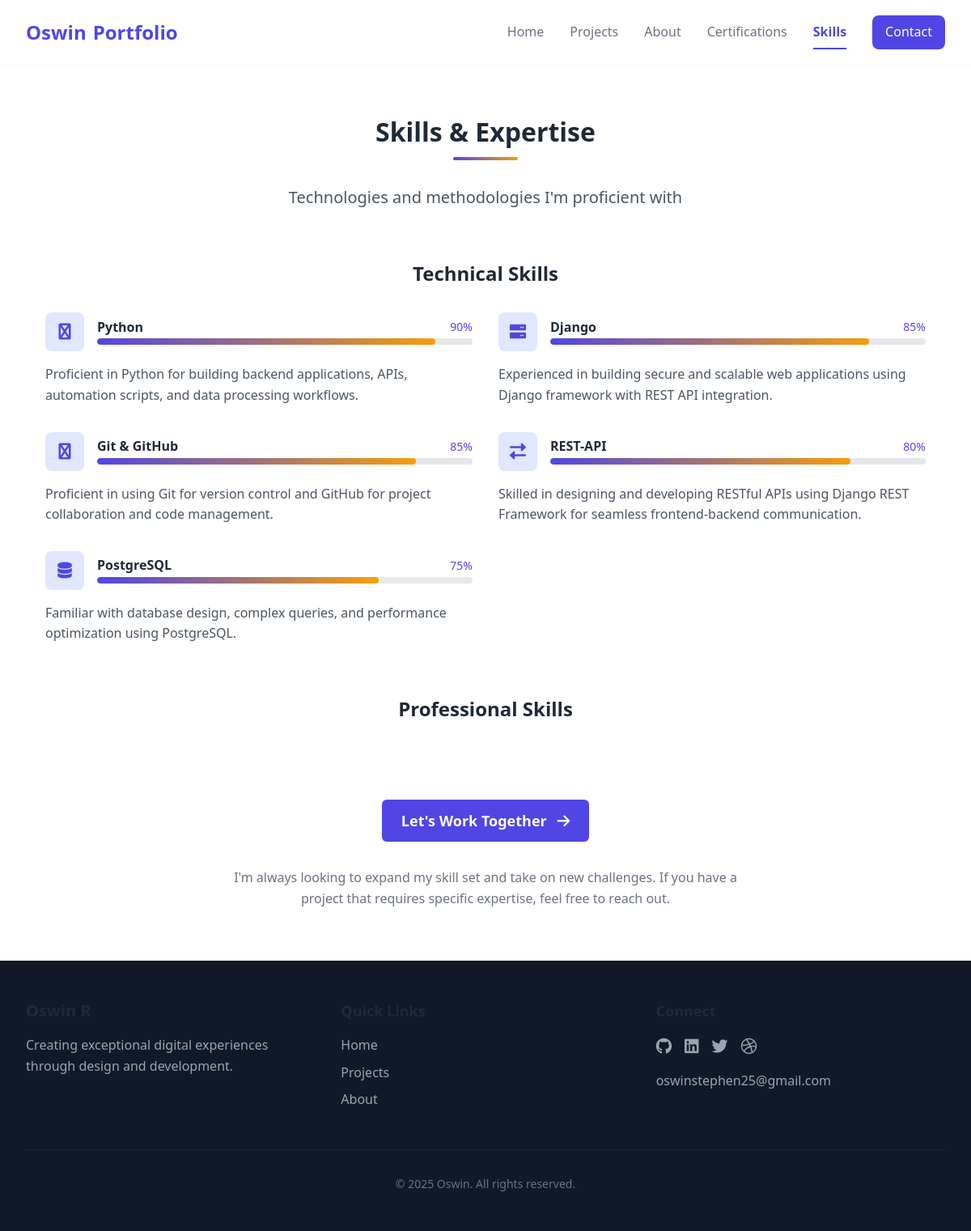
Screenshot of /expertise/ with the database file from the repository.
### portfolio_app/models.py (models this page shows, shortened)
class Skill(models.Model):
    title = models.CharField(max_length=100)
    description = models.TextField(blank=True)
    percentage = models.IntegerField(
        help_text="Skill percentage (0-100)",
        validators=[MinValueValidator(0), MaxValueValidator(100)]
    )
    icon = models.CharField(
        max_length=50,
        default='fas fa-star',
        help_text="Font Awesome icon class (e.g., 'fas fa-code')"
    )
    is_technical = models.BooleanField(default=True)
    order = models.PositiveIntegerField(default=0)
    created_at = models.DateTimeField(auto_now_add=True)
    class Meta:
        ordering = ['order', '-percentage']
        verbose_name_plural = "Skills"

### portfolio_app/views.py (the view)
# urls.py: path('expertise/', expertise_view, name='expertise'),
def expertise_view(request):
    skills = Skill.objects.all()
    return render(request, 'expertise.html', {'skills': skills})

### portfolio_app/templates/expertise.html (shortened to what this page needs)
{% extends 'base.html' %}
{% block content %}
<section class="py-16 bg-white">
    <div class="max-w-6xl mx-auto px-4 sm:px-6 lg:px-8">
        <div class="text-center mb-16">
            <h2 class="section-title">Skills & Expertise</h2>
            <p class="text-xl text-gray-600 max-w-2xl mx-auto">
                Technologies and methodologies I'm proficient with
            </p>
        </div>
        <div class="mb-16">
            <h3 class="text-2xl font-bold mb-8 text-center">Technical Skills</h3>
            <div class="grid md:grid-cols-2 gap-8">
                {% for skill in skills %}
                {% if skill.is_technical %}
                <div class="skill-card animate-on-scroll" style="animation-delay: {{ forloop.counter0|add:1 }}00ms">
                    <div class="flex items-center mb-4">
                        <div class="w-12 h-12 bg-indigo-100 rounded-lg flex items-center justify-center mr-4">
                            <i class="{{ skill.icon }} text-indigo-600 text-xl"></i>
                        </div>
                        <div class="flex-grow">
                            <div class="flex justify-between items-center mb-1">
                                <h4 class="font-bold">{{ skill.title }}</h4>
                                <span class="text-sm font-medium text-indigo-600">{{ skill.percentage }}%</span>
                            </div>
                            <div class="skill-bar">
                                <div class="skill-progress" style="width: {{ skill.percentage }}%"></div>
                            </div>
                        </div>
                    </div>
                    <p class="text-gray-600">{{ skill.description }}</p>
                </div>
                {% endif %}
                {% endfor %}
            </div>
        </div>
        <div>
            <h3 class="text-2xl font-bold mb-8 text-center">Professional Skills</h3>
        </div>
        <div class="mt-16 text-center">
            <a href="{% url 'contact' %}" class="btn btn-primary inline-block px-8 py-4 text-lg">
                Let's Work Together <i class="fas fa-arrow-right ml-2"></i>
            </a>
            <div class="mt-8 text-gray-500 max-w-2xl mx-auto">
                <p>I'm always looking to expand my skill set and take on new challenges. If you have a project that requires specific expertise, feel free to reach out.</p>
            </div>
        </div>
    </div>
</section>
{% endblock %}

### portfolio_app/templates/base.html (shortened to what this page needs)
{% load static %}
<!DOCTYPE html>
<html lang="en" class="scroll-smooth">
<head>
    <link href="https://cdn.jsdelivr.net/npm/tailwindcss@2.2.19/dist/tailwind.min.css" rel="stylesheet">
    <link rel="stylesheet" href="https://cdnjs.cloudflare.com/ajax/libs/font-awesome/6.0.0-beta3/css/all.min.css">
    <link rel="stylesheet" href="{% static 'css/main.css' %}">
</head>
<body class="font-sans bg-gray-50 text-gray-800 antialiased">
    <nav class="bg-white shadow-sm fixed w-full z-50 backdrop-blur-sm bg-opacity-90">
        <div class="max-w-7xl mx-auto px-4 sm:px-6 lg:px-8">
            <div class="flex justify-between h-20 items-center">
                <div class="flex items-center">
                    <a href="{% url 'home' %}" class="text-2xl font-bold text-indigo-600 flex items-center">
                        <span class="mr-2">Oswin</span>
                        <span class="hidden sm:inline">Portfolio</span>
                    </a>
                </div>
                <div class="hidden md:flex items-center space-x-8">
                    <a href="{% url 'home' %}" class="nav-link {% if request.path == '/' %}active{% endif %}">Home</a>
                    <a href="{% url 'projects' %}" class="nav-link {% if request.path == '/projects/' %}active{% endif %}">Projects</a>
                    <a href="{% url 'about' %}" class="nav-link {% if request.path == '/about/' %}active{% endif %}">About</a>
                    <a href="{% url 'certifications' %}" class="nav-link {% if request.path == '/certifications/' %}active{% endif %}">Certifications</a>
                    <a href="{% url 'expertise' %}" class="nav-link {% if request.path == '/expertise/' %}active{% endif %}">Skills</a>
                    <a href="{% url 'contact' %}" class="bg-indigo-600 text-white px-4 py-2 rounded-lg hover:bg-indigo-700 transition-colors">Contact</a>
                </div>
            </div>
        </div>
    </nav>
    <main class="pt-20 min-h-screen">
        {% block content %}{% endblock %}
    </main>
    <footer class="bg-gray-900 text-white py-12">
        <div class="max-w-7xl mx-auto px-4 sm:px-6 lg:px-8">
            <div class="grid grid-cols-1 md:grid-cols-3 gap-8">
                <div>
                    <h3 class="text-xl font-bold mb-4">Oswin R</h3>
                    <p class="text-gray-400">Creating exceptional digital experiences through design and development.</p>
                </div>
                <div>
                    <h3 class="text-lg font-semibold mb-4">Quick Links</h3>
                    <ul class="space-y-2">
                        <li><a href="{% url 'home' %}" class="text-gray-400 hover:text-white transition-colors">Home</a></li>
                        <li><a href="{% url 'projects' %}" class="text-gray-400 hover:text-white transition-colors">Projects</a></li>
                        <li><a href="{% url 'about' %}" class="text-gray-400 hover:text-white transition-colors">About</a></li>
                    </ul>
                </div>
                <div>
                    <h3 class="text-lg font-semibold mb-4">Connect</h3>
                    <div class="flex space-x-4">
                        <a href="#" class="text-gray-400 hover:text-white transition-colors text-xl"><i class="fab fa-github"></i></a>
                        <a href="#" class="text-gray-400 hover:text-white transition-colors text-xl"><i class="fab fa-linkedin"></i></a>
                        <a href="#" class="text-gray-400 hover:text-white transition-colors text-xl"><i class="fab fa-twitter"></i></a>
                        <a href="#" class="text-gray-400 hover:text-white transition-colors text-xl"><i class="fab fa-dribbble"></i></a>
                    </div>
                    <p class="mt-4 text-gray-400">oswinstephen25@gmail.com</p>
                </div>
            </div>
            <div class="mt-12 pt-8 border-t border-gray-800 text-center text-gray-500 text-sm">
                <p>&copy; 2025 Oswin. All rights reserved.</p>
            </div>
        </div>
    </footer>
</body>
</html>

### portfolio_app/static/css/main.css (style rules this page uses)
:root { --primary: #4f46e5; --primary-dark: #4338ca; --secondary: #f59e0b; --dark: #1f2937; --light: #f9fafb; --gray: #6b7280; }
body { font-family: 'Inter', sans-serif; scroll-behavior: smooth; line-height: 1.6; }
h1, h2, h3, h4, h5, h6 { font-weight: 700; line-height: 1.2; color: var(--dark); }
h2 { font-size: 2rem; }
h3 { font-size: 1.5rem; }
.nav-link { position: relative; padding: 0.5rem 0; color: var(--gray); transition: color 0.3s ease; }
.nav-link.active { color: var(--primary); font-weight: 600; }
.nav-link.active::after { content: ''; position: absolute; bottom: 0; left: 0; width: 100%; height: 2px; background-color: var(--primary); }
.btn { display: inline-block; padding: 0.75rem 1.5rem; border-radius: 0.375rem; font-weight: 600; text-align: center; transition: all 0.3s ease; }
.btn-primary { background-color: var(--primary); color: white; }
.animate-fade { animation: fadeIn 0.6s ease-out forwards; }
.animate-slide-up { animation: slideUp 0.6s ease-out forwards; }
.section-title { position: relative; margin-bottom: 3rem; text-align: center; }
.section-title::after { content: ''; position: absolute; bottom: -1rem; left: 50%; transform: translateX(-50%); width: 80px; height: 4px; background: linear-gradient(90deg, var(--primary) 0%, var(--secondary) 100%); border-radius: 2px; }
.skill-bar { height: 8px; background-color: #e5e7eb; border-radius: 4px; overflow: hidden; }
.skill-progress { height: 100%; background: linear-gradient(90deg, var(--primary) 0%, var(--secondary) 100%); border-radius: 4px; }

### rows the page displays
Skill: title "Python", percentage "90", description "Proficient in Python for building backend applications, APIs, automation scripts, and data processing workflows."
Skill: title "Django", percentage "85", description "Experienced in building secure and scalable web applications using Django framework with REST API integration."
Skill: title "Git & GitHub", percentage "85", description "Proficient in using Git for version control and GitHub for project collaboration and code management."
Skill: title "REST-API", percentage "80", description "Skilled in designing and developing RESTful APIs using Django REST Framework for seamless frontend-backend communication."
Skill: title "PostgreSQL", percentage "75", description "Familiar with database design, complex queries, and performance optimization using PostgreSQL."
